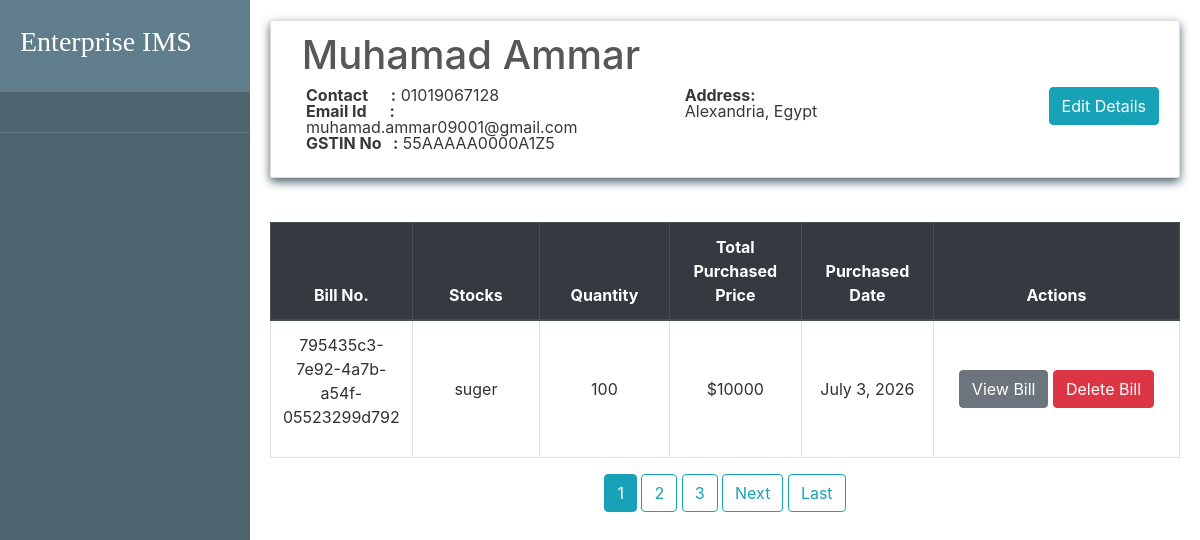
The page /transaction/supplier/Muhamad Ammar/ on the database as committed earlier.
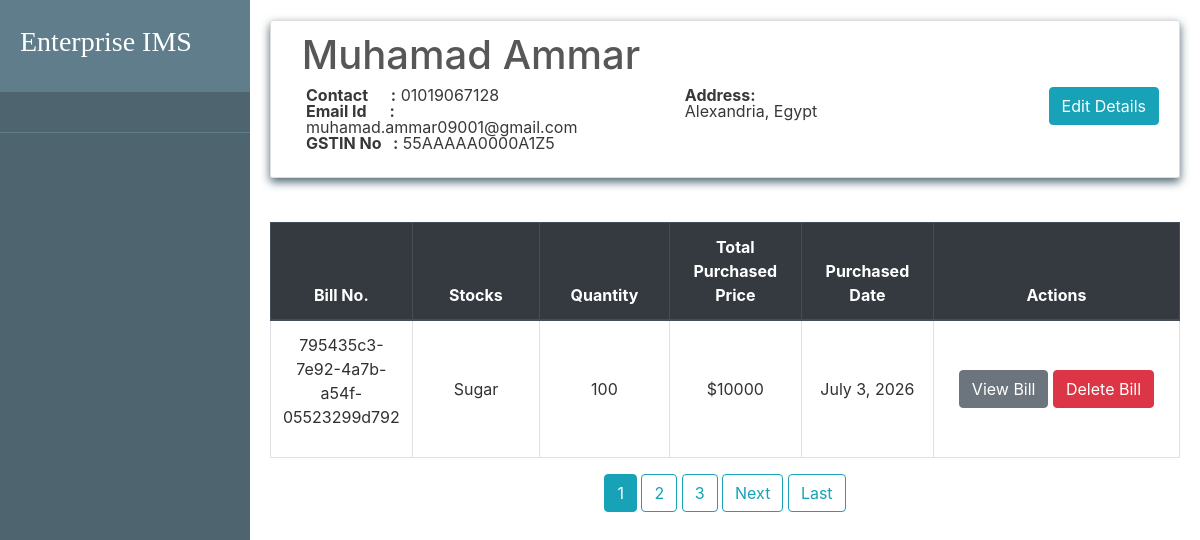
The same page on the database as committed later.
### transaction/models.py (models this page shows, shortened)
class PurchaseItem(models.Model):
    billno = models.ForeignKey('PurchaseBill', on_delete=models.CASCADE, related_name='purchasebillno')
    stock = models.ForeignKey(Stock, on_delete=models.CASCADE, related_name='purchaseitem')
    quantity = models.IntegerField(default=1)
    perprice = models.IntegerField(default=1)
    totalprice = models.IntegerField(default=1)

### inventory/models.py (models this page shows, shortened)
class Stock(models.Model):
    id = models.UUIDField(primary_key=True, default=uuid.uuid4)
    name = models.CharField(unique=True, max_length=100)
    quantity = models.DecimalField(max_digits=10, decimal_places=2, default=1)
    is_deleted = models.BooleanField(default=False)
    date = models.DateTimeField(auto_now_add=True, blank=True, null=True)

### transaction/views.py (the view)
# urls.py: path('supplier/<str:name>/', SupplierView.as_view(), name='supplier'),
class SupplierView(generic.View):
    def get(self, request, name):
        supobjc = get_object_or_404(Supplier, name=name)
        bill_list = PurchaseBill.objects.filter(supplier=supobjc)
        page = request.GET.get('page', 1)
        paginator = Paginator(bill_list, 1)
        try:
            bills = paginator.page(page)
        except PageNotAnInteger:
            bills = paginator.page(1)
        except EmptyPage:
            bills = paginator.page(paginator.num_pages)
        context = {
            'supplier': supobjc,
            'bills': bills
        }
        return render(request, 'supplier/supplier.html', context)

### transaction/models.py (called while the page is built)
    def get_total_price(self):
        purchaseitems = PurchaseItem.objects.filter(billno=self)
        total = 0
        for item in purchaseitems:
            total += item.totalprice
        return total

    def get_items_list(self):
        return PurchaseItem.objects.filter(billno=self)

### transaction/templates/supplier/supplier.html (shortened to what this page needs)
{% extends 'base.html' %}
{% block content %}
            <div class="content-section">
                <div class="media">
                    <div class="media-body">
                        <h2 style="color:#575757;" class="account-heading">&nbsp;{{ supplier.name|title }}</h2>
                        <a href="{% url 'update_supplier' supplier.pk %}" class="btn btn-info" style="float: right;">Edit Details</a>
                        <div class="row">
                            <div class="col-md-6">
                                <p class="fal">
                                    <b>Contact &nbsp; &nbsp;&nbsp; :</b> {{ supplier.phone }}<br>
                                    <b>Email Id &nbsp;&nbsp;&nbsp;&nbsp; :</b> {{ supplier.email }}<br>
                                    <b>GSTIN No &nbsp; :</b> {{ supplier.gstn }}<br>
                                </p>
                            </div>
                            <div class="col-md-6">
                                <p class="fal">
                                    <b>Address:</b> <br> {{ supplier.address }}
                                </p>
                            </div>
                        </div>
                    </div>
                </div>
            </div>
            <table class="table table-css table-hover table-bordered">
                <br>
                <thead class="thead-dark align-middle">
                    {% if bills %}
                    <tr>
                        <th width="10%">Bill No.</th>
                        <th width="15%">Stocks</th>
                        <th width="15%">Quantity</th>
                        <th width="15%">Total Purchased Price</th>
                        <th width="15%">Purchased Date</th>
                        <th width="30%">Actions</th>
                    </tr>
                </thead>
                <tbody>
                    {% for p in bills %}
                    <tr>
                        <td class="align-middle"> <p>{{ p.billno }} </p> </td>
                        <td class="align-middle">{%for i in p.get_items_list%}{{ i.stock.name }}<br>{%endfor%}</td>
                        <td class="align-middle">{%for i in p.get_items_list%}{{ i.quantity }}<br>{%endfor%}</td>
                        <td class="align-middle">${{ p.get_total_price }}</td>
                        <td class="align-middle">{{ p.time.date }}</td>
                        <td class="align-middle"> <a href="{% url 'purchase_bill' p.billno %}" class="btn btn-secondary">View Bill</a> <a href="{% url 'purchase_delete' p.billno %}" class="btn btn-danger">Delete Bill</a> </td>
                    </tr>
                    {%endfor%}
                 {% endif %}
                </tbody>
            </table>
            <div class="align-middle">
            {% if bills.has_other_pages %}
              {%for n in bills.paginator.page_range %}
              {% if bills.number == n %}
              <a class="btn btn-info mb-4" href="?page={{ n }}">{{ n }}</a>
              {% else %}
              <a class="btn btn-outline-info mb-4" href="?page={{ n }}">{{ n }}</a>
              {% endif %}
              {% endfor %}
              {%if bills.has_next %}
              <a class="btn btn-outline-info mb-4" href="?page={{bills.next_page_number}}">Next</a>
              {%endif%}
              <a class="btn btn-outline-info mb-4" href="?page={{bills.paginator.num_pages}}">Last</a>
{% endif %}
            </div>
  {% endblock content %}

Rows that differ between the two databases and show on the page:
changed through a linked row, PurchaseItem: stock.name "suger" → "Sugar"
